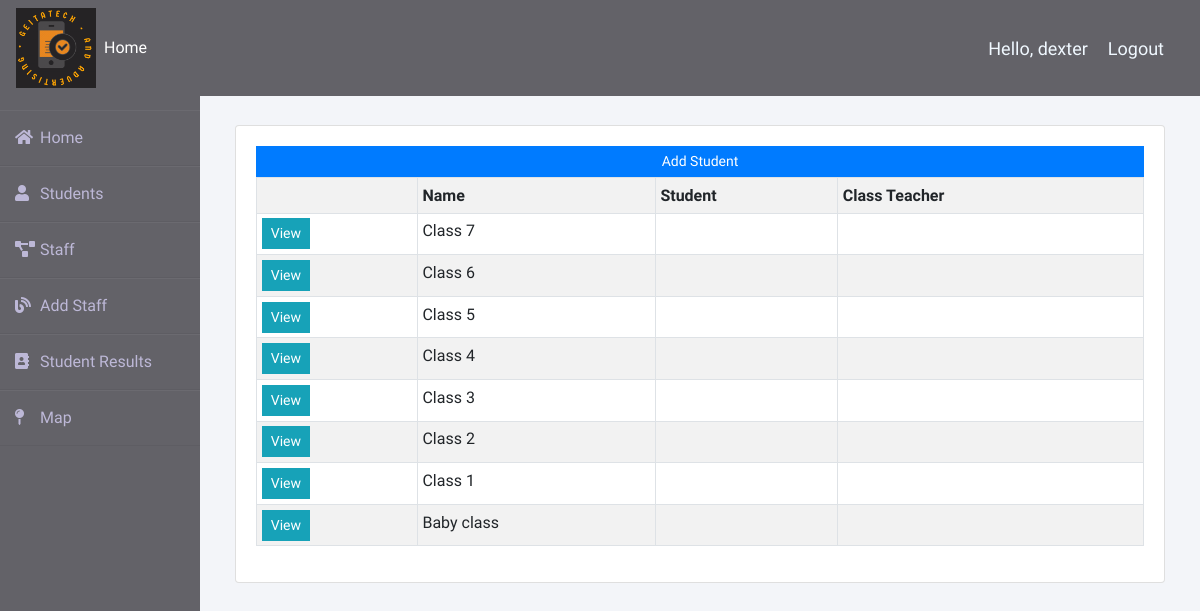
/classrooms/ (signed in), run on the app's committed database.
### website/models.py (models this page shows, shortened)
class Classroom(models.Model):
    CLASSES = (
        (None, 'Select Class'),
        ('Baby class', 'Baby class'),
        ('Class 1', 'class 1'),
        ('Class 2', 'class 2'),
        ('Class 3', 'class 3'),
        ('Class 4', 'class 4'),
        ('Class 5', 'class 5'),
        ('Class 6', 'class 6'),
        ('Class 7', 'class 7'),
    )
    name = models.CharField(max_length=40, choices=CLASSES, blank=True, null=True)

### website/decorators.py (the view)
        def wrapper_func(request, *args, **kwargs):
            group = None
            if request.user.groups.exists():
                group = request.user.groups.all()[0].name
            if group in allowed_roles:
                return view_func(request, *args, **kwargs)
            else:
                return HttpResponse('You are not authorized to view this page')

### website/views.py (called while the page is built)
@login_required(login_url='login')
@allowed_users(allowed_roles=['admin'])
def classrooms(request):
    qs = Fee.objects.all()
    form = ClassroomSearchForm(request.POST or None)
    classrooms = Classroom.objects.all()
    context = {
        'form':form,
        'classrooms':classrooms,
    }
    if request.method == 'POST':
        classrooms = Classroom.objects.all().filter(name=form['name'].value())
        context = {
            'form':form,
            'classrooms':classrooms
        }
    return render(request, 'website/classroom.html', context)

### website/templates/website/classroom.html
{% extends 'website/main.html' %}
{% load crispy_forms_tags %}
{% block content %}
<div class="container">
	<br>
	<div class="card card-body">
		<a class="btn btn-primary  btn-sm btn-block" href="{% url 'create_classroom' %}">Add Student</a>
		<table class="table table-sm table-bordered table-striped">
			<tr>
				<th></th>
				<th>Name</th>
				<th>Student</th>
				<th>Class Teacher</th>
			</tr>
			 {% for classroom in classrooms %}
			 <tr>
				 <td><a class="btn btn-sm btn-info" href="#">View</a></td>
				 <td>{{classroom.name}}</td>
				 <td>{{classroom.student}}</td>
				 <td>{{classroom.class_teacher}}</td>
			 </tr>
			 {% endfor %}
		</table>
	</div>
</div>
</div>
{% endblock %}

### website/templates/website/main.html (shortened to what this page needs)
{% load static %}
<!DOCTYPE html>
<html lang="en">
<head>
    <link rel="stylesheet" href="https://stackpath.bootstrapcdn.com/bootstrap/4.5.2/css/bootstrap.min.css">
    <link rel="stylesheet" href="{% static 'website/main.css' %}">
    <link rel="stylesheet" href="{% static 'website/main.js' %}">
    <link rel="stylesheet" href="https://use.fontawesome.com/releases/v5.8.1/css/all.css">
</head>
<body>
<div class="wrapper">
    <div class="sidebar">
        <div class="toggle-btn" onclick="toggleSidebar()">
        <ul>
            <li><a href="{% url 'home' %}"><i class="fas fa-home"></i>Home</a></li>
            <li><a href="{% url 'students' %}"><i class="fas fa-user"></i>Students</a></li>
            <li><a href="{% url 'teachers' %}"><i class="fas fa-project-diagram"></i>Staff</a></li>
            <li><a href="{% url 'staff' %}"><i class="fas fa-blog"></i>Add Staff</a></li>
            <li><a href="#"><i class="fas fa-address-book"></i>Student Results</a></li>
            <li><a href="#"><i class="fas fa-map-pin"></i>Map</a></li>
        </ul>
    </div>
    </div>
    <div class="main_content">
        {% load static %}
<nav class="navbar navbar-expand-lg fixed-top">
    <div class="logo">
        <a href="{% url 'home' %}">
          <img class="circular" src="/media/profile_pics/mylogo.gif" width="80" height="80">
        </a>
      </div>
    <div class="collapse navbar-collapse" id="navbarNav">
      <ul class="navbar-nav">
        {% if request.user.is_staff %}
        <li class="nav-item active">
          <a class="nav-link text-white" href="#">Home</a>
        </li>
        <br>
        {% else %}
        <li id="nav-item">
          <a id="nav-link text-white" href="{% url 'account' %}">Settings</a>
        </li>
        {% endif %}
      </ul>
    </div>
    <span class='hello-msg'>Hello, {{request.user}}</span>
    <span><a class="hello-msg" href="{% url 'logout' %}"">Logout</a></span>
  </nav>
        <div class="info">
          {% block content %}{% endblock %}
      </div>
    </div>
</body>
</html>

### website/static/website/main.css (style rules this page uses)
* { margin: 0; padding: 0; box-sizing: border-box; list-style: none; text-decoration: none; font-family: 'Josefin Sans', sans-serif; }
body { background-color: #f3f5f9; margin-top: 5rem; }
.wrapper { display: flex; position: relative; }
.wrapper .sidebar { width: 200px; height: 100%; background: #636268; padding: 30px 0px; position: fixed; }
.wrapper .sidebar ul li { padding: 15px; border-bottom: 1px solid #bdb8d7; border-bottom: 1px solid rgba(0,0,0,0.05); border-top: 1px solid rgba(255,255,255,0.05); }
.wrapper .sidebar ul li a { color: #bdb8d7; display: block; }
.wrapper .sidebar ul li a .fas { width: 25px; }
.wrapper .main_content { width: 100%; margin-left: 200px; }
.wrapper .main_content .info { margin: 20px; color: #717171; line-height: 25px; }
.wrapper .main_content .info div { margin-bottom: 20px; }
.navbar { background-color: #636268; color: white; }
.btn { border-radius: 0; }

### website/templates/website/main.html (style rules this page uses)
.hello-msg { color: aliceblue; font-size: 18px; margin-right: 20px; }

### data on the page
Classroom: name "Class 7"
Classroom: name "Class 6"
Classroom: name "Class 5"
Classroom: name "Class 4"
Classroom: name "Class 3"
Classroom: name "Class 2"
Classroom: name "Class 1"
Classroom: name "Baby class"

### other printed values
{{ request.user }} "dexter"
